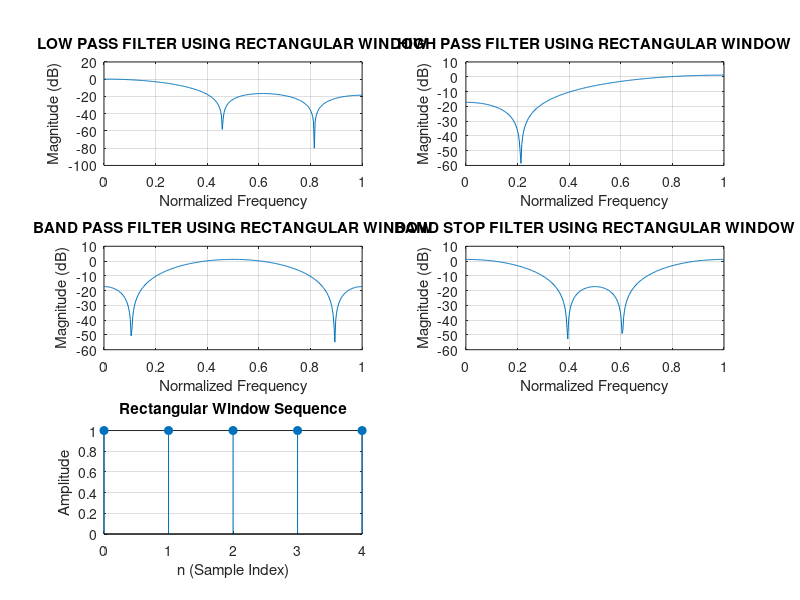

Recreate this plot in MATLAB.
%{
RECTANGULAR WINDOW
%}

clc;
clf;
clear;
close all;

wc1 = 0.25 * pi;  
wc2 = 0.75 * pi; 
wc = 0.5 * pi;
N = input('Enter the value of N: '); 
alpha = (N - 1) / 2;  
eps = 0.001; 

n = 0 : N-1;  

% Ideal impulse responses
hd_lowpass = (sin(wc1*(n - alpha + eps))) ./ (pi * (n - alpha + eps));  % Low-pass
hd_highpass= (sin(pi*(n - alpha + eps)) - sin(wc*(n - alpha + eps)))./(pi*(n-alpha+eps)); %high pass
hd_bandpass = (sin(wc2*(n - alpha + eps)) - sin(wc1*(n - alpha + eps))) ./ (pi * (n - alpha + eps));  % Band-pass
hd_bandstop= (sin(wc2*(n - alpha + eps)) - sin(wc1*(n - alpha + eps) +sin(pi*(n-alpha+eps)))) ./ (pi * (n - alpha + eps));

% Window Function
wr_rectangular = boxcar(N);  % Rectangular window

% Apply Window Functions to the Ideal Impulse Responses
hn_lowpass = hd_lowpass .* wr_rectangular'; 
hn_highpass = hd_highpass .* wr_rectangular'; 
hn_bandpass = hd_bandpass .* wr_rectangular'; 
hn_bandstop = hd_bandstop .* wr_rectangular'; 

% FREQUENCY RESPONSE for each filter
w = 0:0.01:pi;  
h_lowpass = freqz(hn_lowpass, 1, w);  
h_highpass = freqz(hn_highpass, 1, w);  
h_bandpass = freqz(hn_bandpass, 1, w);  
h_bandstop = freqz(hn_bandstop, 1, w);  

% LOW-PASS FILTER PLOT
subplot(3, 2, 1);
plot(w/pi, 20*log10(abs(h_lowpass)));  
title('LOW PASS FILTER USING RECTANGULAR WINDOW');
xlabel('Normalized Frequency');
ylabel('Magnitude (dB)');
grid on;

% HIGH-PASS FILTER PLOT
subplot(3, 2, 2);
plot(w/pi, 20*log10(abs(h_highpass)));  
title('HIGH PASS FILTER USING RECTANGULAR WINDOW');
xlabel('Normalized Frequency');
ylabel('Magnitude (dB)');
grid on;

% BAND-PASS FILTER PLOT
subplot(3, 2, 3);
plot(w/pi, 20*log10(abs(h_bandpass)));  
title('BAND PASS FILTER USING RECTANGULAR WINDOW');
xlabel('Normalized Frequency');
ylabel('Magnitude (dB)');
grid on;

% BAND-STOP FILTER PLOT
subplot(3, 2, 4);
plot(w/pi, 20*log10(abs(h_bandstop)));  
title('BAND STOP FILTER USING RECTANGULAR WINDOW');
xlabel('Normalized Frequency');
ylabel('Magnitude (dB)');
grid on;

% RECTANGULAR WINDOW SEQUENCE PLOT
subplot(3, 2, 5);
stem(n, wr_rectangular, 'filled');
title('Rectangular Window Sequence');
xlabel('n (Sample Index)');
ylabel('Amplitude');
grid on;

